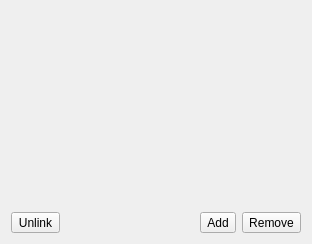
<?xml version="1.0" encoding="UTF-8"?>
<ui version="4.0">
 <class>DocumentSwatchWidget</class>
 <widget class="QWidget" name="DocumentSwatchWidget">
  <property name="geometry">
   <rect>
    <x>0</x>
    <y>0</y>
    <width>312</width>
    <height>244</height>
   </rect>
  </property>
  <layout class="QVBoxLayout" name="verticalLayout">
   <item>
    <widget class="color_widgets::Swatch" name="swatch">
     <property name="sizePolicy">
      <sizepolicy hsizetype="Preferred" vsizetype="MinimumExpanding">
       <horstretch>0</horstretch>
       <verstretch>0</verstretch>
      </sizepolicy>
     </property>
     <property name="colorSize">
      <size>
       <width>32</width>
       <height>32</height>
      </size>
     </property>
    </widget>
   </item>
   <item>
    <layout class="QHBoxLayout" name="horizontalLayout_2">
     <item>
      <widget class="QToolButton" name="toolButton_3">
       <property name="toolTip">
        <string>Unlink selected from swatch</string>
       </property>
       <property name="text">
        <string>Unlink</string>
       </property>
       <property name="icon">
        <iconset theme="remove-link">
         <normaloff>.</normaloff>.</iconset>
       </property>
      </widget>
     </item>
     <item>
      <spacer name="horizontalSpacer">
       <property name="orientation">
        <enum>Qt::Horizontal</enum>
       </property>
       <property name="sizeHint" stdset="0">
        <size>
         <width>40</width>
         <height>20</height>
        </size>
       </property>
      </spacer>
     </item>
     <item>
      <widget class="QToolButton" name="toolButton">
       <property name="toolTip">
        <string>Add color</string>
       </property>
       <property name="text">
        <string>Add</string>
       </property>
       <property name="icon">
        <iconset theme="list-add">
         <normaloff>.</normaloff>.</iconset>
       </property>
      </widget>
     </item>
     <item>
      <widget class="QToolButton" name="toolButton_2">
       <property name="text">
        <string>Remove</string>
       </property>
       <property name="icon">
        <iconset theme="list-remove">
         <normaloff>.</normaloff>.</iconset>
       </property>
      </widget>
     </item>
    </layout>
   </item>
  </layout>
 </widget>
 <customwidgets>
  <customwidget>
   <class>color_widgets::Swatch</class>
   <extends>QWidget</extends>
   <header>QtColorWidgets/swatch.hpp</header>
  </customwidget>
 </customwidgets>
 <resources/>
 <connections>
  <connection>
   <sender>toolButton_2</sender>
   <signal>clicked()</signal>
   <receiver>swatch</receiver>
   <slot>removeSelected()</slot>
   <hints>
    <hint type="sourcelabel">
     <x>366</x>
     <y>223</y>
    </hint>
    <hint type="destinationlabel">
     <x>295</x>
     <y>158</y>
    </hint>
   </hints>
  </connection>
  <connection>
   <sender>toolButton</sender>
   <signal>clicked()</signal>
   <receiver>DocumentSwatchWidget</receiver>
   <slot>swatch_add()</slot>
   <hints>
    <hint type="sourcelabel">
     <x>336</x>
     <y>226</y>
    </hint>
    <hint type="destinationlabel">
     <x>317</x>
     <y>406</y>
    </hint>
   </hints>
  </connection>
  <connection>
   <sender>toolButton_3</sender>
   <signal>clicked()</signal>
   <receiver>DocumentSwatchWidget</receiver>
   <slot>swatch_unlink()</slot>
   <hints>
    <hint type="sourcelabel">
     <x>30</x>
     <y>211</y>
    </hint>
    <hint type="destinationlabel">
     <x>39</x>
     <y>398</y>
    </hint>
   </hints>
  </connection>
  <connection>
   <sender>swatch</sender>
   <signal>clicked(int)</signal>
   <receiver>DocumentSwatchWidget</receiver>
   <slot>swatch_link(int)</slot>
   <hints>
    <hint type="sourcelabel">
     <x>176</x>
     <y>161</y>
    </hint>
    <hint type="destinationlabel">
     <x>254</x>
     <y>481</y>
    </hint>
   </hints>
  </connection>
 </connections>
 <slots>
  <slot>swatch_add()</slot>
  <slot>swatch_unlink()</slot>
  <slot>swatch_link(int)</slot>
 </slots>
</ui>
